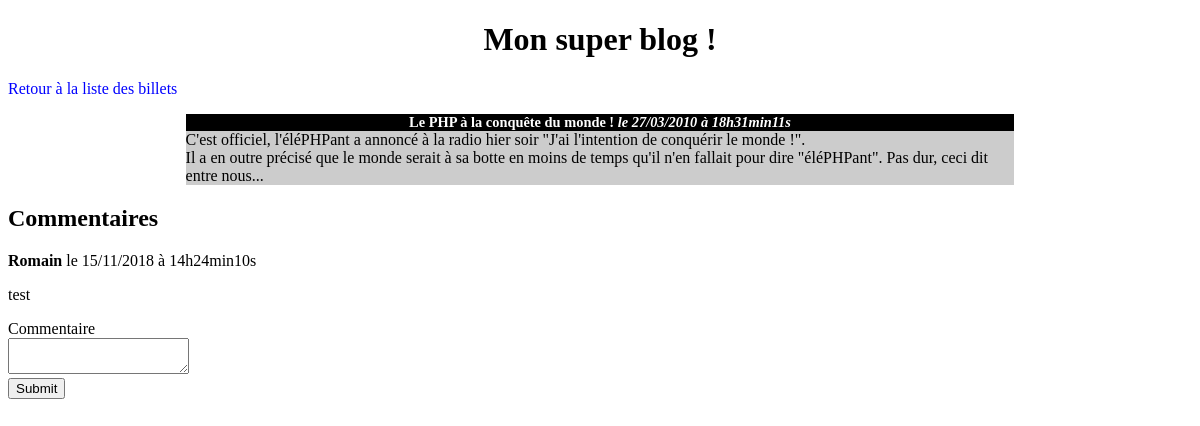
The app's page /index.php?action=modifyComment&id=2&idComment=7 with its own data.
### tables this page shows
CREATE TABLE `posts` (
  `id` int(11) NOT NULL,
  `title` varchar(255) NOT NULL,
  `content` text NOT NULL,
  `creation_date` datetime NOT NULL
);

CREATE TABLE `comments` (
  `id` int(11) NOT NULL,
  `post_id` int(11) NOT NULL,
  `author` varchar(255) NOT NULL,
  `comment` text NOT NULL,
  `comment_date` datetime NOT NULL
);

### model/PostManager.php (called while the page is built, shortened)
<?php
class PostManager extends Manager
{
    public function getPost($postId)
    {
        $db = $this->dbConnect();
        $req = $db->prepare('SELECT id, title, content, DATE_FORMAT(creation_date, \'%d/%m/%Y à %Hh%imin%ss\') AS creation_date_fr FROM posts WHERE id = ?');
        $req->execute(array($postId));
        $post = $req->fetch();
        return $post;
    }
}

### model/CommentManager.php (called while the page is built, shortened)
<?php
class CommentManager extends Manager
{
    public function getComment($idComment)
    {
        $db = $this->dbConnect();
        $comment = $db->prepare('SELECT id,post_id, author, comment, DATE_FORMAT(comment_date, \'%d/%m/%Y à %Hh%imin%ss\') AS comment_date_fr FROM comments WHERE id = ?');
        $comment->execute(array($idComment));
        $comment = $comment->fetch();
        return $comment;
    }
}

### view/frontend/modifyCommentView.php (the view, shortened to what this page needs)
<h1>Mon super blog !</h1>
<p><a href="index.php">Retour à la liste des billets</a></p>
<div class="news">
    <h3>
        <?= htmlspecialchars($post['title']) ?>
        <em>le <?= $post['creation_date_fr'] ?></em>
    </h3>
    <p>
        <?= nl2br(htmlspecialchars($post['content'])) ?>
    </p>
</div>
<h2>Commentaires</h2>
<p><strong><?= htmlspecialchars($comment['author']) ?></strong> le <?= $comment['comment_date_fr'] ?></p>
    <p><?= nl2br(htmlspecialchars($comment['comment'])) ?></p>
<form action="index.php?action=updateComment&amp;id=<?=$post['id']?>&amp;idComment=<?=$comment['id']?>" method="post">
    <div>
        <label for="comment">Commentaire</label><br />
        <textarea id="comment" name="updatedComment"></textarea>
    </div>
    <div>
        <input type="submit" />
    </div>
</form>
<?php require('template.php'); ?>

### public/css/style.css (style rules this page uses)
h1, h3 { text-align:center; }
h3 { background-color:black; color:white; font-size:0.9em; margin-bottom:0px; }
.news p { background-color:#CCCCCC; margin-top:0px; }
.news { width:70%; margin:auto; }
a { text-decoration: none; color: blue; }

### records on screen
posts: title "Le PHP à la conquête du monde !", content "C'est officiel, l'éléPHPant a annoncé à la radio hier soir \"J'ai l'intention de conquérir le monde !\". Il a en outre précisé que le monde serait à sa botte en moins de temps qu'il n'en fallait pour dire \"éléPHPant\". Pas dur, ceci dit entre nous..."
comments: author "Romain", comment "test"

### other values on screen
$post['creation_date_fr'] "27/03/2010 à 18h31min11s"
$comment['comment_date_fr'] "15/11/2018 à 14h24min10s"
